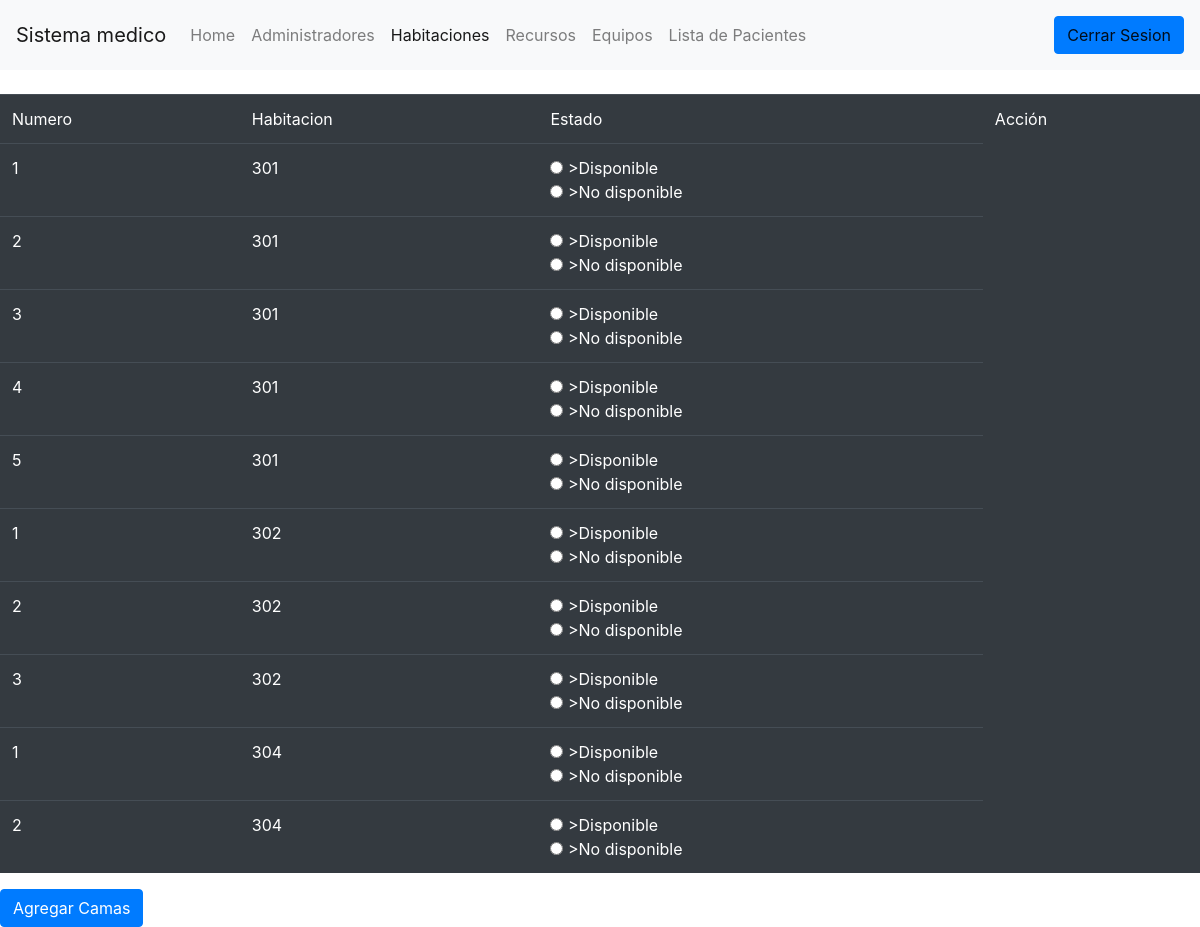
The page /Modulo_Admin/Habitaciones/Camas/lista.php (signed in) on the database its author committed.
### tables this page shows
CREATE TABLE `camas` (
  `numero` int(11) NOT NULL,
  `habitacion` int(11) NOT NULL,
  `estado` int(11) NOT NULL DEFAULT 1
);

### Modulo_Admin/Habitaciones/Camas/lista.php (the view, shortened to what this page needs)
<?php
             $con=mysqli_connect(HOST_DB,USUARIO_DB,USUARIO_PASS,NOMBRE_DB);
?>
<!DOCTYPE html>
<html lang="en">
<head>
  <link rel="stylesheet" href="https://maxcdn.bootstrapcdn.com/bootstrap/4.5.0/css/bootstrap.min.css">
</head>
<body>
 <nav class="navbar navbar-expand-lg navbar-light bg-light">
  <a class="navbar-brand" href="#">Sistema medico</a>
  <div class="collapse navbar-collapse" id="navbarText">
    <ul class="navbar-nav mr-auto">
      <li class="nav-item">
        <a class="nav-link" href="../inicioadmin.php">Home<span class="sr-only">(current)</span></a>
      </li>
      <li class="nav-item">
        <a class="nav-link" href="../Administradores/lista.php">Administradores<span class="sr-only">(current)</span></a>
      </li>
      <li class="nav-item active">
        <a class="nav-link" href="../Habitaciones/lista.php">Habitaciones</a>
      </li>
      <li class="nav-item">
        <a class="nav-link" href="../Recursos/lista.php">Recursos</a>
      </li>
      <li class="nav-item">
        <a class="nav-link" href="../Equipos/lista.php">Equipos</a>
      </li>
      <li class="nav-item">
        <a class="nav-link" href="../Pacientes/lista.php">Lista de Pacientes</a>
      </li>
    </ul>
    <span class="navbar-text">
     <a class="btn btn-primary" href="cerrar.php">Cerrar Sesion</a>
    </span>
  </div>
</nav>
  <br>
  <div class="contenedor">
        <table class="table table-dark">
            <tr class="head">
                <td>Numero</td>
                <td>Habitacion</td>
                <td>Estado</td>
                <td colspan="2">Acción</td>
            </tr>
        <?php
            $sql = "SELECT * from camas";
            $resultado = mysqli_query($con,$sql);
            while($fila = mysqli_fetch_array($resultado)) {
         ?>
           <tr>
           <td><?php echo $fila['numero']?></td>
           <td><?php echo $fila['habitacion']?></td>
           <td>
            <input type="radio" name="estado" value="1" <?php'$estado'?> >Disponible<br>
            <input type="radio" name="estado" value="0" <?php'$estado1'?> >No disponible<br>
          </td>
       </tr>
    <?php
   }
    ?>
        </table>
<a class="btn btn-primary" href="nuevo.php" role="button">Agregar Camas</a>
        </div>
    </body>
</html>

### Modulo_Admin/Habitaciones/Camas/lista.php (style rules this page uses)
body { background:url(https://encrypted-tbn0.gstatic.com/images?q=tbn%3AANd9GcTKW1ip1s-T9tW2R4-X5mD49OTbr9oNg28uJg2Iy-sc4XgDdMli&usqp=CAU) ; background-repeat: no-repeat, repeat; background-size: 1600px; }

### rows shown on the page
camas: numero "1", habitacion "301"
camas: numero "2", habitacion "301"
camas: numero "3", habitacion "301"
camas: numero "4", habitacion "301"
camas: numero "5", habitacion "301"
camas: numero "1", habitacion "302"
camas: numero "2", habitacion "302"
camas: numero "3", habitacion "302"
camas: numero "1", habitacion "304"
camas: numero "2", habitacion "304"
